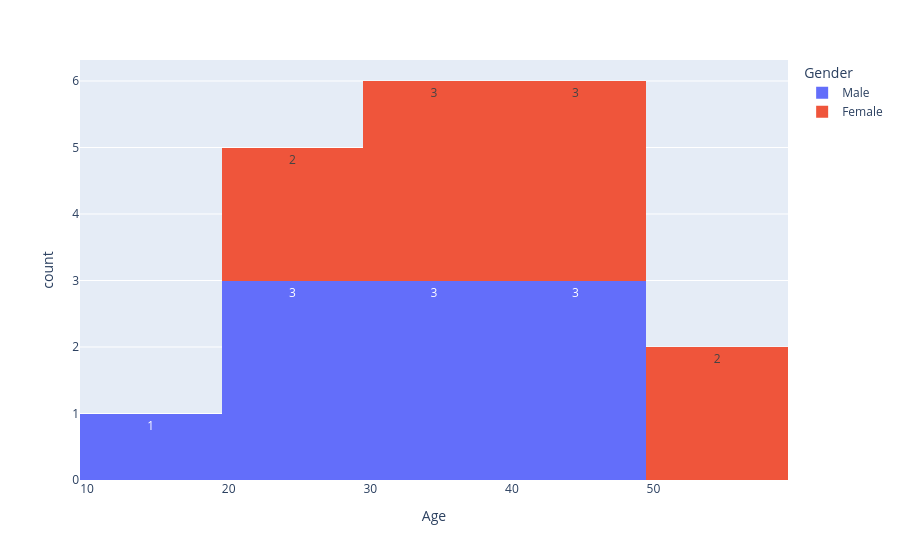

The cell this chart's notebook holds for it:
### Code cell
px.histogram(data_frame=df_population,x="Age",color="Gender",text_auto=True,histfunc="count")

### Figure 1 — Plotly figure (JSON) as saved in the notebook; plotly's stock layout.template omitted (floating-point values rounded to 4 significant figures)
{"data": [{"bingroup": "x", "histfunc": "count", "hovertemplate": "Gender=Male<br>Age=%{x}<br>count=%{y}<extra></extra>", "legendgroup": "Male", "marker": {"color": "#636efa", "pattern": {"shape": ""}}, "name": "Male", "orientation": "v", "showlegend": true, "texttemplate": "%{value}", "type": "histogram", "x": [18, 25, 35, 45, 28, 38, 48, 29, 37, 46], "xaxis": "x", "yaxis": "y"}, {"bingroup": "x", "histfunc": "count", "hovertemplate": "Gender=Female<br>Age=%{x}<br>count=%{y}<extra></extra>", "legendgroup": "Female", "marker": {"color": "#EF553B", "pattern": {"shape": ""}}, "name": "Female", "orientation": "v", "showlegend": true, "texttemplate": "%{value}", "type": "histogram", "x": [22, 30, 40, 50, 32, 42, 26, 33, 41, 52], "xaxis": "x", "yaxis": "y"}], "layout": {"barmode": "relative", "legend": {"title": {"text": "Gender"}, "tracegroupgap": 0}, "margin": {"t": 60}, "xaxis": {"anchor": "y", "domain": [0, 1], "title": {"text": "Age"}}, "yaxis": {"anchor": "x", "domain": [0, 1], "title": {"text": "count"}}}}
